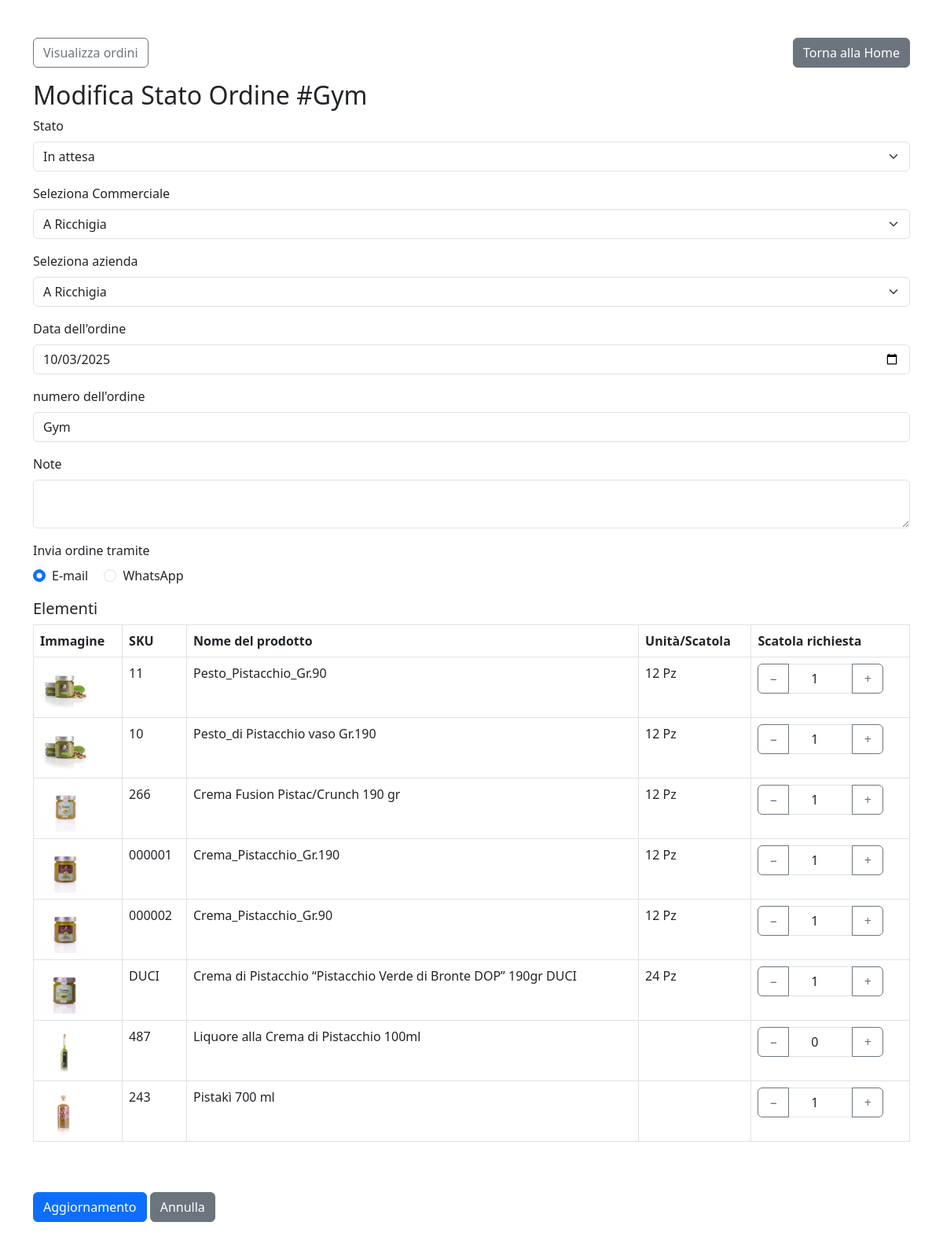
Page /edit_order.php?id=75 (signed in) on the committed database.
### tables this page shows
CREATE TABLE `orders` (
  `id` int NOT NULL,
  `supplier_id` int DEFAULT NULL,
  `order_date` date NOT NULL,
  `order_number` varchar(50) NOT NULL,
  `notes` text,
  `created_at` datetime DEFAULT CURRENT_TIMESTAMP,
  `sent_method` enum('whatsapp','email','pdf') DEFAULT NULL,
  `pdf_filename` varchar(255) DEFAULT NULL,
  `status` enum('pending','confirmed','complete','canceled','suspended') NOT NULL,
  `supplier_name` varchar(255) DEFAULT NULL,
  `supplier_address` text,
  `supplier_phone` varchar(20) DEFAULT NULL,
  `supplier_email` varchar(100) DEFAULT NULL,
  `supplier_vat_number` varchar(50) DEFAULT NULL,
  `supplier_sales_contact` varchar(255) DEFAULT NULL
);

CREATE TABLE `suppliers` (
  `id` int NOT NULL,
  `name` varchar(100) NOT NULL,
  `address` varchar(255) DEFAULT NULL,
  `phone` varchar(20) DEFAULT NULL,
  `email` varchar(100) DEFAULT NULL,
  `vat_number` varchar(50) DEFAULT NULL,
  `sales_contact` varchar(100) DEFAULT NULL,
  `agent_telphone` varchar(20) DEFAULT NULL,
  `sdi` varchar(50) DEFAULT NULL,
  `iban` text,
  `supplier_email` varchar(255) DEFAULT NULL,
  `supplier_email_pec` varchar(255) DEFAULT NULL,
  `supplier_cell` varchar(20) DEFAULT NULL,
  `supplier_responsible` varchar(255) DEFAULT NULL,
  `payment` varchar(255) DEFAULT NULL,
  `brand` varchar(255) DEFAULT NULL,
  `agency_address` varchar(255) DEFAULT NULL,
  `agency_telephone` varchar(255) DEFAULT NULL,
  `agency_mobile` varchar(50) DEFAULT NULL,
  `agency_address_1` varchar(50) DEFAULT NULL,
  `agency_address_2` varchar(50) DEFAULT NULL,
  `agency_agent` varchar(255) DEFAULT NULL,
  `agency_email` varchar(255) DEFAULT NULL,
  `agency_pec` varchar(255) DEFAULT NULL,
  `agency_vat` varchar(255) DEFAULT NULL,
  `agency_iban` varchar(255) DEFAULT NULL,
  `agency_sdi` varchar(255) DEFAULT NULL,
  `agency_payment` varchar(255) DEFAULT NULL
);

CREATE TABLE `items` (
  `id` int NOT NULL,
  `supplier_id` int NOT NULL,
  `name` varchar(100) NOT NULL,
  `sku` varchar(50) DEFAULT NULL,
  `brand` varchar(100) DEFAULT NULL,
  `units_per_box` varchar(100) NOT NULL,
  `image` varchar(255) DEFAULT NULL
);

CREATE TABLE `order_items` (
  `id` int NOT NULL,
  `order_id` int NOT NULL,
  `item_id` int NOT NULL,
  `box_requested` int NOT NULL
);

### edit_order.php (the view, shortened to what this page needs)
<?php
require 'config.php';
$order_id = $_GET['id'] ?? null;
$statusOptions = [
    'pending'   => 'in attesa',
    'confirmed' => 'confermato',
    'complete'  => 'completato',
    'canceled'  => 'annullato',
    'suspended' => 'sospesa',
];
$stmt = $pdo->prepare("SELECT * FROM orders WHERE id = ?");
$stmt->execute([$order_id]);
$order = $stmt->fetch();
$brandQuery = $pdo->prepare("SELECT DISTINCT items.brand FROM order_items
    LEFT JOIN items ON items.id = order_items.item_id
    WHERE order_items.order_id = ?
    LIMIT 1");
$brandQuery->execute([$order_id]);
$orderBrand = $brandQuery->fetchColumn();
$itemsListQuery = $pdo->prepare("SELECT * FROM items WHERE items.brand = ?");
$itemsListQuery->execute([$orderBrand]);
$itemsLists = $itemsListQuery->fetchAll();
$suppliers = $pdo->query("SELECT id, name, address, phone, email, vat_number, sales_contact FROM suppliers ORDER BY name")->fetchAll(PDO::FETCH_ASSOC);
$brands    = $pdo->query("SELECT id, brand FROM brands ORDER BY brand")->fetchAll(PDO::FETCH_ASSOC);
?>
<!DOCTYPE html>
<html lang="it">
<head>
    <link href="https://cdn.jsdelivr.net/npm/bootstrap@5.3.0/dist/css/bootstrap.min.css" rel="stylesheet">
</head>
<body class="container py-5">
    <div class="d-flex justify-content-between align-items-center mb-3">
        <a href="view_orders.php" class="btn btn-outline-secondary">Visualizza ordini</a>
        <a href="./home.php" class="btn btn-secondary">Torna alla Home</a>
    </div>
    <h2>Modifica Stato Ordine #<?= htmlspecialchars($order['order_number']) ?></h2>
    <form method="POST">
        <div class="mb-3">
            <label for="status" class="form-label">Stato</label>
            <select name="status" id="status" class="form-select">
                <?php foreach ($statusOptions as $value => $label): ?>
                    <option value="<?= $value ?>" <?= ($order['status'] ?: 'pending') === $value ? 'selected' : '' ?>>
                        <?= ucfirst($label) ?>
                    </option>
                <?php endforeach; ?>
            </select>
        </div>
        <div class="mb-3">
            <label for="supplier" class="form-label">Seleziona Commerciale</label>
            <select name="supplier_id" id="supplier" class="form-select" onchange="fetchBrands(this.value)">
                <?php foreach ($suppliers as $supplier): ?>
                    <option value="<?= $supplier['id'] ?>" <?= $supplier['id'] === $order['supplier_id'] ? 'selected' : '' ?>><?= htmlspecialchars($supplier['name']) ?></option>
                <?php endforeach; ?>
            </select>
        </div>
        <div class="mb-3">
            <label for="brand" class="form-label">Seleziona azienda</label>
            <select name="brand" id="brand" class="form-select" required onchange="fetchItemsByBrand(this.value)">
                <?php foreach ($brands as $brand): ?>
                    <option value="<?= $brand['id'] ?>" <?= $brand['id'] == $orderBrand ? 'selected' : '' ?>><?= htmlspecialchars($brand['brand']) ?></option>
                <?php endforeach; ?>
            </select>
        </div>
        <div class="mb-3">
            <label class="form-label">Data dell'ordine</label>
            <input type="date" name="order_date" class="form-control" value="<?= $order['order_date'] ?? '' ?>" required>
        </div>
        <div class="mb-3">
            <label class="form-label">numero dell'ordine</label>
            <input type="text" name="order_number" class="form-control" value="<?= $order['order_number'] ?? '' ?>" required>
        </div>
        <div class="mb-3">
            <label class="form-label">Note</label>
            <textarea name="notes" class="form-control"><?= $order['notes'] ?? '' ?></textarea>
        </div>
        <div class="mb-3">
            <label class="form-label">Invia ordine tramite</label><br>
            <div class="form-check form-check-inline">
                <input class="form-check-input" type="radio" name="send_method" id="sendEmail" value="email" <?= $order['sent_method'] == 'email' ? 'checked' : '' ?>>
                <label class="form-check-label" for="sendEmail">E-mail</label>
            </div>
            <div class="form-check form-check-inline">
                <input class="form-check-input" type="radio" name="send_method" id="sendWhatsApp" value="whatsapp" <?= $order['sent_method'] == 'whatsapp' ? 'checked' : '' ?>>
                <label class="form-check-label" for="sendWhatsApp">WhatsApp</label>
            </div>
        </div>
        <h5>Elementi</h5>
        <table class="table table-bordered" style="min-width:1000px">
            <thead>
                <tr>
                    <th>Immagine</th>
                    <th>SKU</th>
                    <th>Nome del prodotto</th>
                    <th>Unità/Scatola</th>
                    <th style="min-width: 35%;">Scatola richiesta</th>
                </tr>
            </thead>
            <tbody id="item_list">
                <?php foreach ($itemsLists as $items): ?>
                    <?php
                    $currentItemsQuery = $pdo->prepare("SELECT box_requested FROM order_items WHERE order_items.order_id = ? AND order_items.item_id = ?");
                    $currentItemsQuery->execute([$order_id, $items['id']]);
                    $currentItems = $currentItemsQuery->fetchColumn();
                    ?>
                    <tr>
                        <td>
                            <?php if (isset($items['image'])): ?>
                                <img src="uploads/<?php echo $items['image']; ?>" alt="Item Image" style="width: 60px; height: 60px;">
                            <?php else: ?>
                                <span class="text-muted">Nessuna immagine</span>
                            <?php endif ?>
                        </td>
                        <td><?php echo $items['sku']; ?></td>
                        <td><?php echo $items['name']; ?></td>
                        <td><?php echo $items['units_per_box']; ?></td>
                        <td>
                            <div class="input-group">
                                <button type="button" class="btn btn-outline-secondary" onclick="adjustQuantity(<?php echo $items['id']; ?>, -1)">−</button>
                                <input type="number" id="qty-<?php echo $items['id']; ?>" name="quantities[<?php echo $items['id']; ?>]" min="0" class="form-control text-center" value="<?php echo ($currentItems ? $currentItems : 0); ?>" />
                                <button type="button" class="btn btn-outline-secondary" onclick="adjustQuantity(<?php echo $items['id']; ?>, 1)">+</button>
                            </div>
                        </td>
                    </tr>
                <?php endforeach; ?>
            </tbody>
        </table>
        <button type="submit" class="btn btn-primary my-5">Aggiornamento</button>
        <a href="view_orders.php" class="btn btn-secondary my-5">Annulla</a>
    </form>
</body>
</html>

### edit_order.php (style rules this page uses)
.input-group { max-width: 160px; }
.input-group .btn { width: 40px; }

### rows in the picture
orders: order_number "Gym", status "In attesa", supplier_id "A Ricchigia", order_date "10/03/2025", sent_method "☑ E-mail", sent_method "☐ WhatsApp"
items: image (picture), sku "11", name "Pesto_Pistacchio_Gr.90", units_per_box "12 Pz", box_requested "1"
items: image (picture), sku "10", name "Pesto_di Pistacchio vaso Gr.190", units_per_box "12 Pz", box_requested "1"
items: image (picture), sku "266", name "Crema Fusion Pistac/Crunch 190 gr", units_per_box "12 Pz", box_requested "1"
items: image (picture), sku "000001", name "Crema_Pistacchio_Gr.190", units_per_box "12 Pz", box_requested "1"
items: image (picture), sku "000002", name "Crema_Pistacchio_Gr.90", units_per_box "12 Pz", box_requested "1"
items: image (picture), sku "DUCI", name "Crema di Pistacchio “Pistacchio Verde di Bronte DOP” 190gr DUCI", units_per_box "24 Pz", box_requested "1"
items: image (picture), sku "487", name "Liquore alla Crema di Pistacchio 100ml"
items: image (picture), sku "243", name "Pistakì 700 ml", box_requested "1"

### other values in the picture
form field brand "A Ricchigia"
